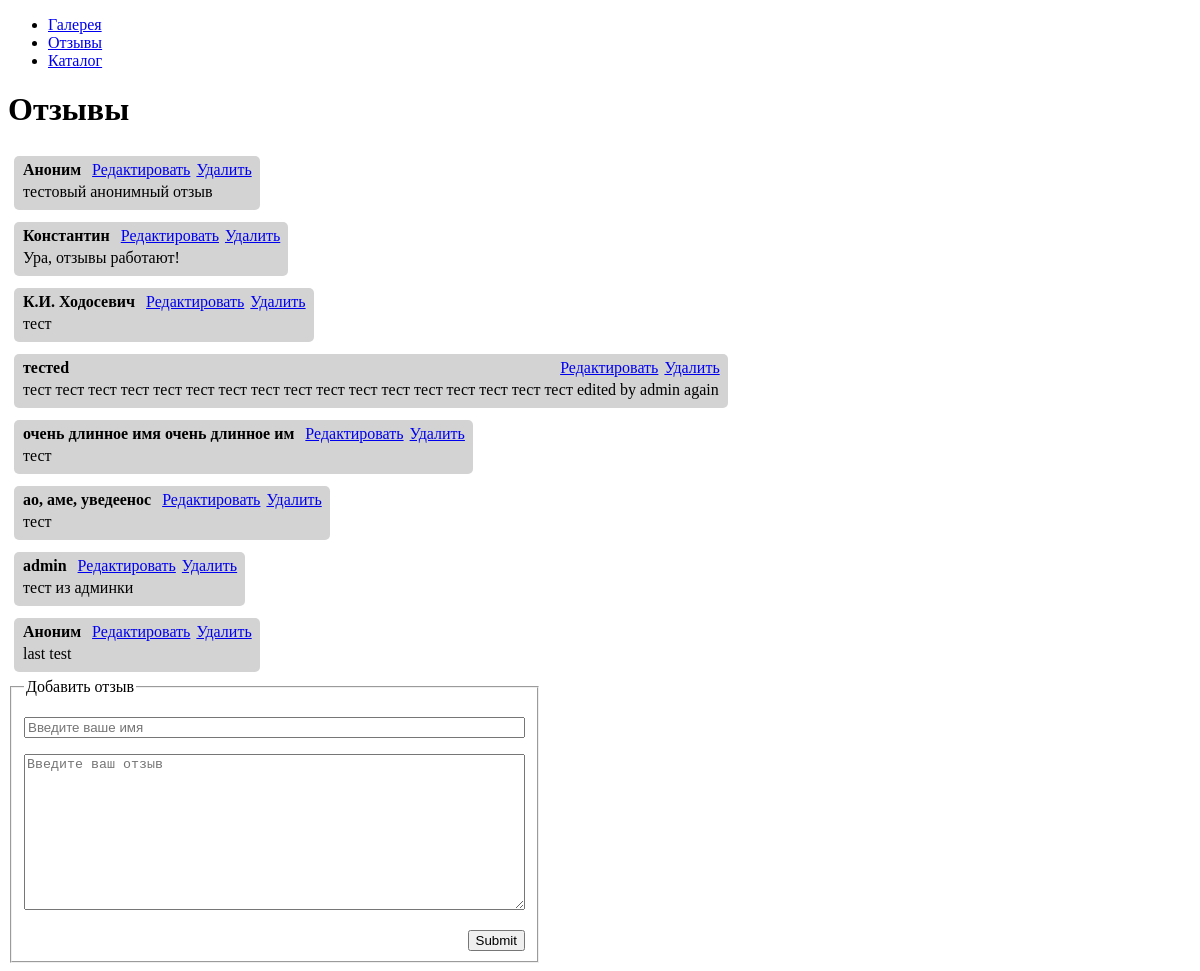
The page /admin/index.php?mod=feedback on the database its author committed.
### tables this page shows
CREATE TABLE IF NOT EXISTS `feedback` (
  `id` int(11) NOT NULL AUTO_INCREMENT,
  `feedback` text NOT NULL,
  `nickname` varchar(64) NOT NULL DEFAULT 'Аноним',
  PRIMARY KEY (`id`)
);

### admin/modules/feedback_list.php (the view)
<div>
    <?php
    $result = mysqli_query($conn, "SELECT * FROM feedback");
    while ($feedback = mysqli_fetch_assoc($result)) {
        echo "<div class='feedback'><div><span>".$feedback['nickname']."</span>
<a href='?mod=feedback&act=delete&id=".$feedback['id']."'>Удалить</a>
<a href='?mod=feedback&act=edit&id=".$feedback['id']."'>Редактировать</a><p>".$feedback['feedback']."</p></div></div>\n";
    }
    ?>
</div>
<form action="" method="POST">
    <fieldset class="feedback-form">
        <legend>Добавить отзыв</legend>
        <div>
            <p><input name="nickname" type="text" placeholder="Введите ваше имя"></p>
            <p><textarea name="feedback" cols="60" rows="10" placeholder="Введите ваш отзыв" required></textarea></p>
            <p><input type="submit"></p>
        </div>
    </fieldset>
</form>

### admin/admin.css (style rules this page uses)
.feedback-form, .feedback-form div { display: inline-block; }
.feedback-form input[type=text], .feedback-form textarea { width: 100%; box-sizing: border-box; }
.feedback-form input[type=submit], .feedback a { float: right; }
.feedback a { margin: 0 3px; }
.feedback div { display: inline-block; background-color: lightgrey; border-radius: 5px; margin: 6px; padding: 5px; }
.feedback span { font-weight: bold; margin-right: 8px; margin-left: 4px; }
.feedback p { margin: 4px; }

### rows shown on the page
feedback: nickname "Аноним", feedback "тестовый анонимный отзыв"
feedback: nickname "Константин", feedback "Ура, отзывы работают!"
feedback: nickname "К.И. Ходосевич", feedback "тест"
feedback: nickname "тестed", feedback "тест тест тест тест тест тест тест тест тест тест тест тест тест тест тест тест тест edited by admin again"
feedback: nickname "очень длинное имя очень длинное им", feedback "тест"
feedback: nickname "ао, аме, уведеенос", feedback "тест"
feedback: nickname "admin", feedback "тест из админки"
feedback: nickname "Аноним", feedback "last test"

### other values the page prints
$title "Отзывы"
